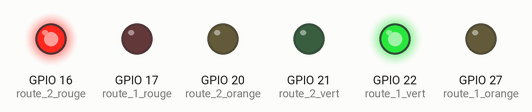
This program was run on a simulated Raspberry Pi (BCM pin numbers). On the bench: output pins drawn as LEDs (lit = HIGH).

Above: at 1.0 s.
At 2.2 s:
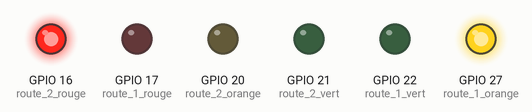
At 3.5 s:
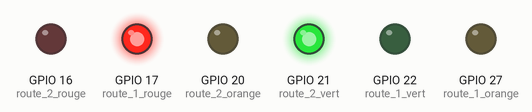
At 4.7 s:
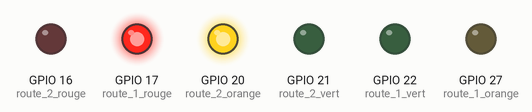
Timing chart, 0 to 6.5 s (numbered marks = the images above):
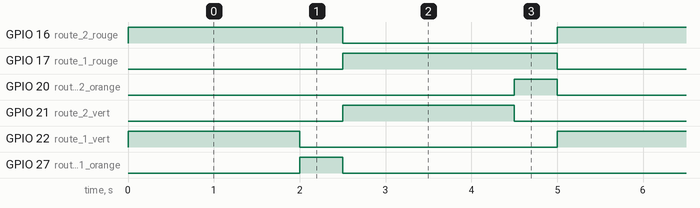

The program:

4-feu_sequence.py
```python
#!/usr/bin/python
# coding: utf-8

import RPi.GPIO as GPIO  # Librairie de gestion des entrées/sorties du GPIOs
import time  # Manipulation du temps
import signal  # Permet de gérer les signaux utiliser par le système pour communiquer avec le programme
import sys  # Permet d'interagir avec le système


# Définition des numéros de ports GPIOs
route_1_rouge = 17
route_1_orange = 27
route_1_vert  = 22
route_2_rouge = 16
route_2_orange = 20
route_2_vert  = 21

GPIO.cleanup()  # Initialisation du GPIOs
GPIO.setmode(GPIO.BCM)  # Choix du mode de numérotation des ports : identique aux inscriptions sur le Cobbler
# Configuration des ports en mode sortie
GPIO.setup(route_1_rouge, GPIO.OUT)
GPIO.setup(route_1_orange, GPIO.OUT)
GPIO.setup(route_1_vert, GPIO.OUT)
GPIO.setup(route_2_rouge, GPIO.OUT)
GPIO.setup(route_2_orange, GPIO.OUT)
GPIO.setup(route_2_vert, GPIO.OUT)


# Fonction qui arrête proprement le programme quand l'utilisateur fait CTRL-C
def arret(signal, frame):
    print "Arrêt du programme en cours..."
    GPIO.cleanup()  # Initialisation du GPIOs
    sys.exit(0)  # Arrête l'execution du programme

# Association de la fonction arret() au signal SIGINT qui est déclenché par un CTRL-C
signal.signal(signal.SIGINT, arret)

# On définie l'état de chaque led dans chaque étape
etape1 = [[route_1_rouge, GPIO.LOW], [route_2_orange, GPIO.LOW], [route_1_vert, GPIO.HIGH], [route_2_rouge, GPIO.HIGH]]
etape2 = [[route_1_vert, GPIO.LOW], [route_1_orange, GPIO.HIGH]]
etape3 = [[route_1_orange, GPIO.LOW], [route_2_rouge, GPIO.LOW], [route_1_rouge, GPIO.HIGH], [route_2_vert, GPIO.HIGH]]
etape4 = [[route_2_vert, GPIO.LOW], [route_2_orange, GPIO.HIGH]]

# On définie l'ordre des étapes et leur durée
sequence = [[etape1, 2], [etape2, 0.5], [etape3, 2], [etape4, 0.5]]

while True:
    for etape in sequence:  # boucle sur les étapes d'une séquence
        for led in etape[0]:  # boucle sur chaque led de l'étape
            GPIO.output(led[0], led[1])  # allumer ou éteindre la led
        time.sleep(etape[1])  # attendre
```

Measured:
- by itself, GPIO 16 (route_2_rouge), GPIO 17 (route_1_rouge): alternates HIGH for 2.5 s and LOW for 2.5 s
- by itself, GPIO 20 (route_2_orange), GPIO 27 (route_1_orange): alternates HIGH for 0.50 s and LOW for 4.5 s
- by itself, GPIO 21 (route_2_vert), GPIO 22 (route_1_vert): alternates HIGH for 2.0 s and LOW for 3.0 s
